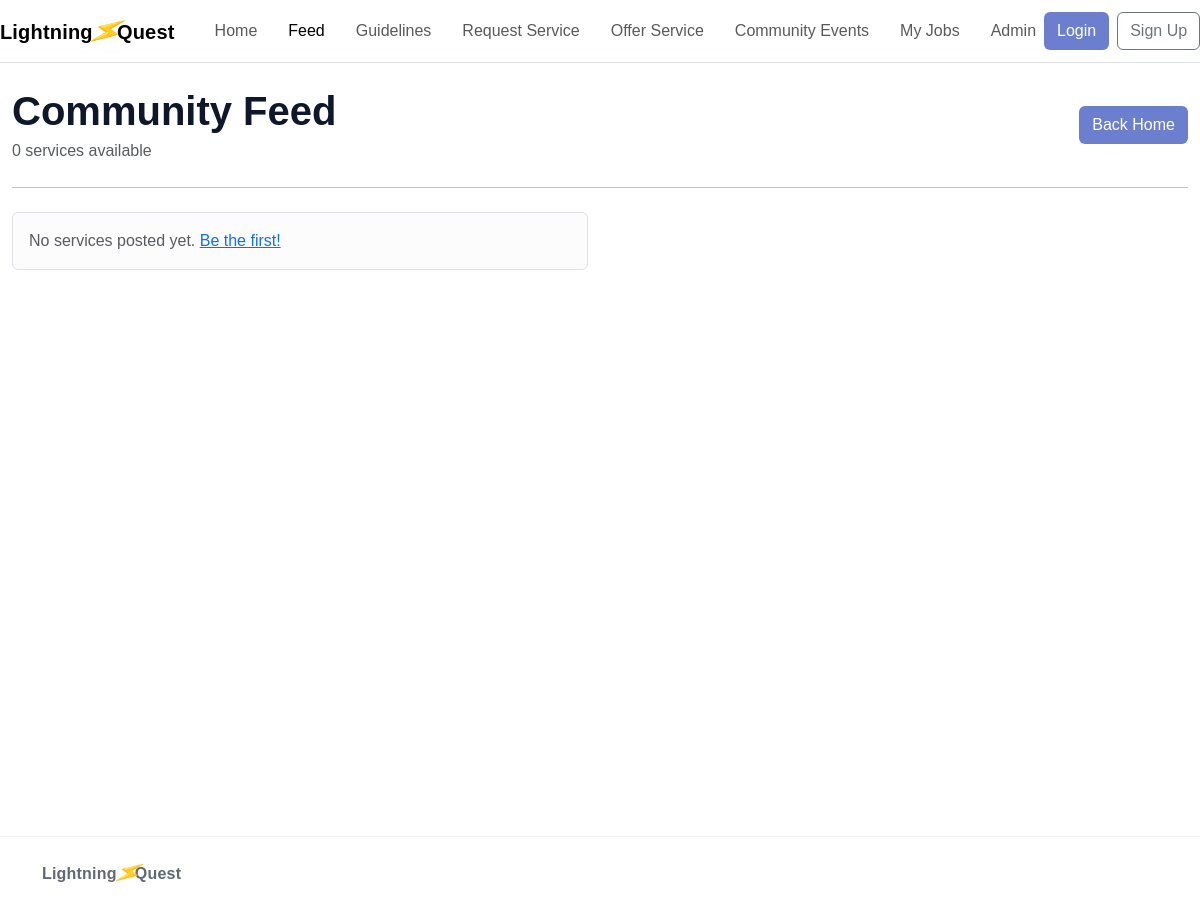
The page /feed/?category=assembly on the database as committed earlier.
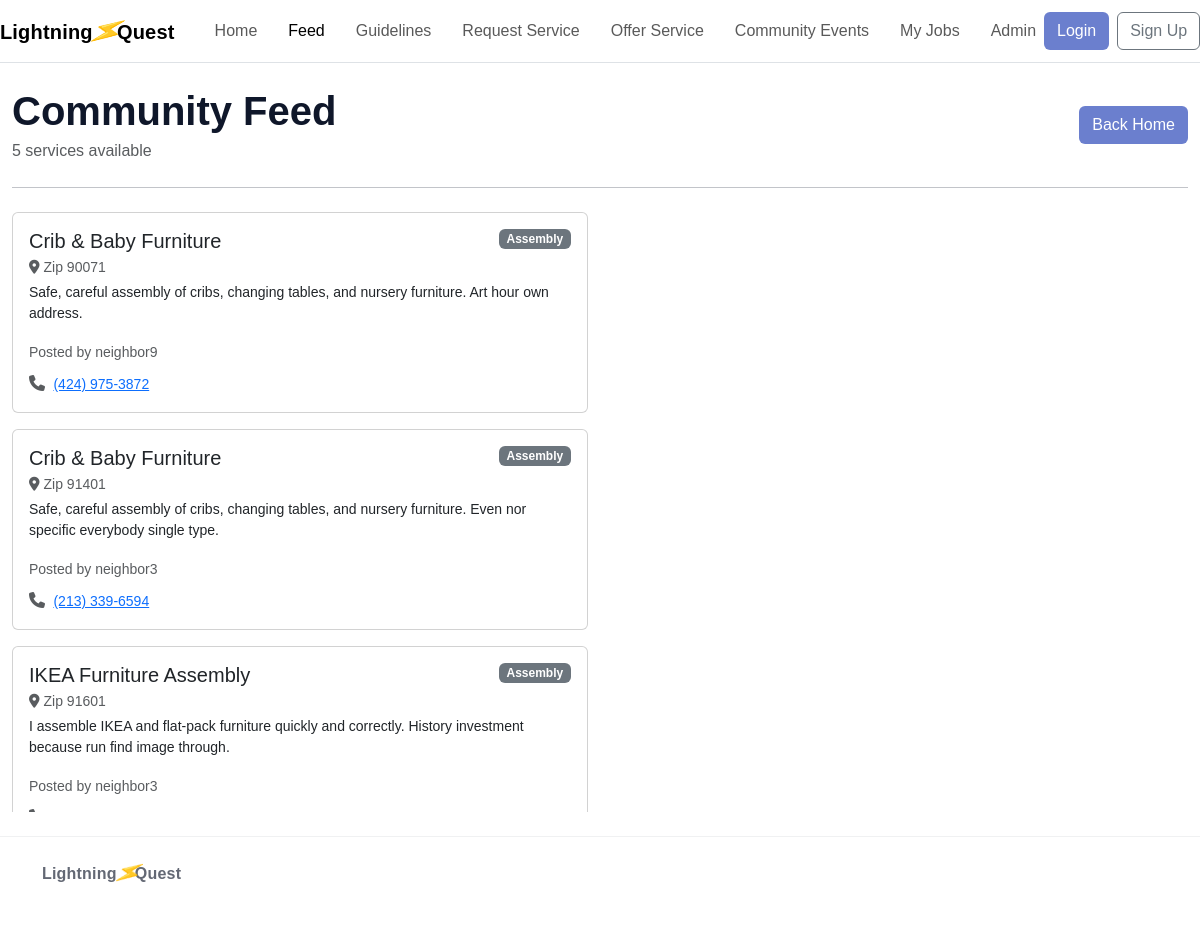
The same page on the database as committed later.
### core/models.py (models this page shows, shortened)
class Service(models.Model):
    CATEGORY_CHOICES = [
        ('assembly',            'Assembly'),
        ('mounting',            'Mounting'),
        ('cleaning',            'Cleaning'),
        ('outdoor-maintenance', 'Outdoor Maintenance'),
        ('repairs',             'Repairs'),
        ('moving',              'Moving'),
        ('cooking',             'Cooking'),
    ]
    title        = models.CharField(max_length=200)
    description  = models.TextField(blank=True)
    category     = models.CharField(max_length=50, choices=CATEGORY_CHOICES)
    address      = models.CharField(max_length=300, blank=True)
    zip_code     = models.CharField(max_length=10)
    phone_number = models.CharField(max_length=20, blank=True)
    latitude     = models.FloatField(null=True, blank=True)
    longitude    = models.FloatField(null=True, blank=True)
    posted_by    = models.ForeignKey(User, on_delete=models.CASCADE)
    created_at   = models.DateTimeField(auto_now_add=True)

### core/views.py (the view)
# urls.py: path("feed/", views.feed, name="feed"),
def feed(request):
    category = request.GET.get('category', '').strip()
    services = Service.objects.all()
    requests_qs = ServiceRequest.objects.all()
    if category:
        services = services.filter(category=category)
        requests_qs = requests_qs.filter(category=category)
    services_with_coords    = [s for s in services if s.latitude and s.longitude]
    services_without_coords = [s for s in services if not s.latitude or not s.longitude]
    map_pins = json.dumps([
        {
            'name': s.title,
            'category': s.get_category_display(),
            'zip': s.zip_code,
            'phone': s.phone_number,
            'coords': [
                s.longitude + random.uniform(-0.003, 0.003),
                s.latitude  + random.uniform(-0.003, 0.003),
            ],
        }
        for s in services_with_coords
    ])
    return render(request, 'feed.html', {
        'services': services,
        'services_with_coords': services_with_coords,
        'services_without_coords': services_without_coords,
        'requests': requests_qs,
        'map_pins': map_pins,
    })

### core/templates/feed.html (shortened to what this page needs)
{% extends "base.html" %}
{% block content %}
<div class="container-fluid py-4">
  <div class="d-flex justify-content-between align-items-center flex-wrap gap-2">
    <div>
      <h1 class="fw-bold mb-1">Community Feed</h1>
      <div class="text-muted">{{ services.count }} service{{ services.count|pluralize }} available</div>
    </div>
    <a class="btn btn-brand" href="/">Back Home</a>
  </div>
  <hr class="my-4">
  <div class="row">
    <div class="col-md-6" style="max-height:600px; overflow-y:auto;">
      {% if services_with_coords %}
        {% for service in services_with_coords %}
          <div class="card mb-3 service-card" style="cursor:pointer;"
               data-index="{{ forloop.counter0 }}">
            <div class="card-body">
              <div class="d-flex justify-content-between align-items-start">
                <h5 class="card-title mb-1">{{ service.title }}</h5>
                <span class="badge bg-secondary">{{ service.get_category_display }}</span>
              </div>
              <p class="text-muted small mb-1">
                <i class="fa fa-location-dot me-1"></i>Zip {{ service.zip_code }}
              </p>
              {% if service.description %}
                <p class="card-text small">{{ service.description }}</p>
              {% endif %}
              <small class="text-muted">Posted by {{ service.posted_by.username }}</small>
              {% if service.phone_number %}
                <div class="mt-2">
                  <i class="fa fa-phone me-1 text-muted"></i>
                  <small><a href="tel:{{ service.phone_number }}">{{ service.phone_number }}</a></small>
                </div>
              {% endif %}
            </div>
          </div>
        {% endfor %}
      {% endif %}
      {% if not services %}
        <div class="alert alert-light border text-muted">
          No services posted yet. <a href="{% url 'create_service' %}">Be the first!</a>
        </div>
      {% endif %}
    </div>
    <div class="col-md-6">
      <div id="map" style="height:600px;"></div>
    </div>
  </div>
</div>
{% endblock %}

Rows that differ between the two databases and show on the page:
added Service: title "Crib & Baby Furniture", category "Assembly", zip_code "90071", description "Safe, careful assembly of cribs, changing tables, and nursery furniture. Art hour own address.", posted_by.username "neighbor9", phone_number "(424) 975-3872"
added Service: title "Crib & Baby Furniture", category "Assembly", zip_code "91401", description "Safe, careful assembly of cribs, changing tables, and nursery furniture. Even nor specific everybody single type.", posted_by.username "neighbor3", phone_number "(213) 339-6594"
added Service: title "IKEA Furniture Assembly", category "Assembly", zip_code "91601", description "I assemble IKEA and flat-pack furniture quickly and correctly. History investment because run find image through.", posted_by.username "neighbor3"
Other text that changed with them:
{{ services.count }}: "0" → "5"
text no longer shown: "No services posted yet. Be the first!"
